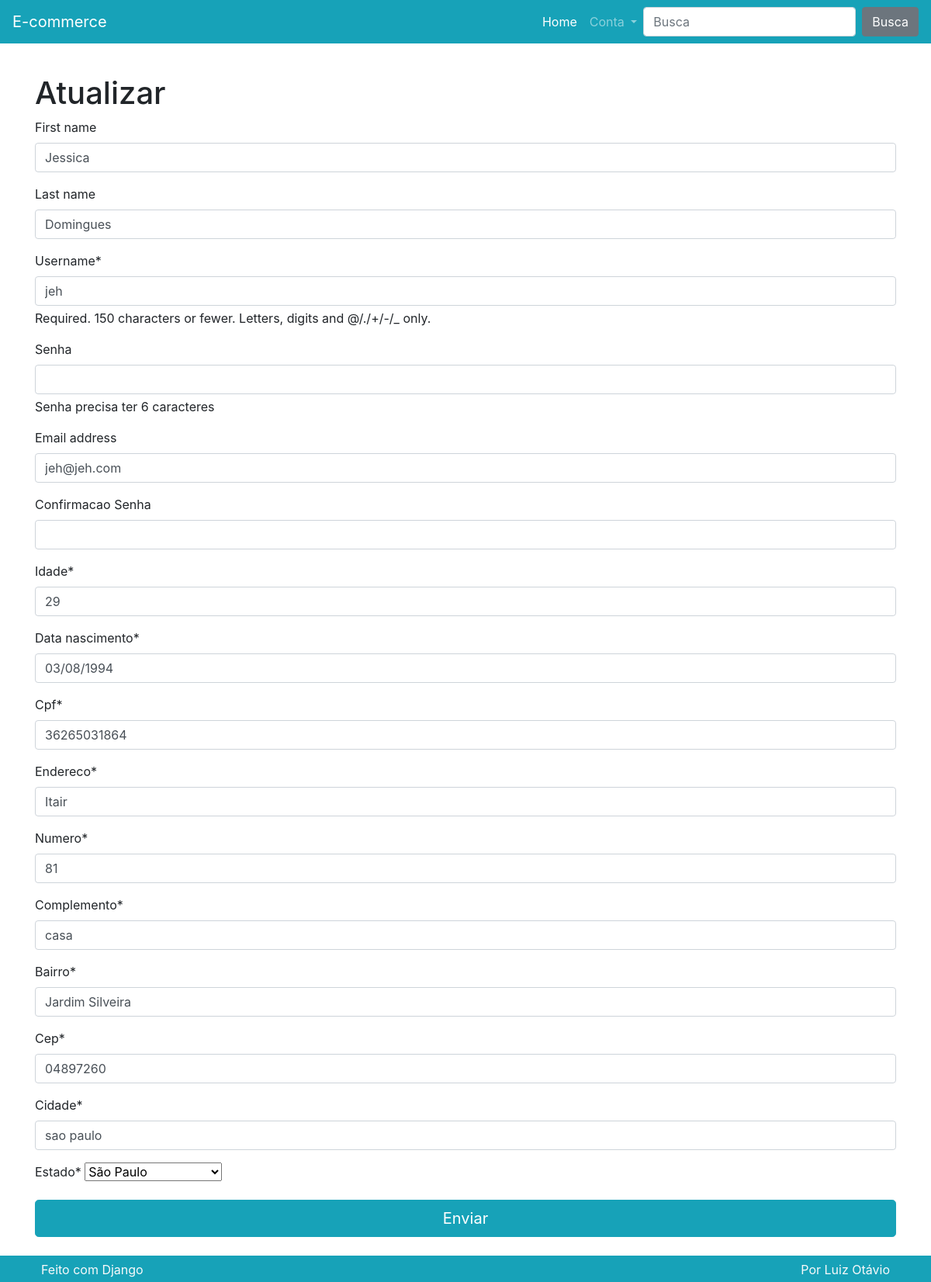
/perfil/ (signed in), run on an earlier commit of the app's database.
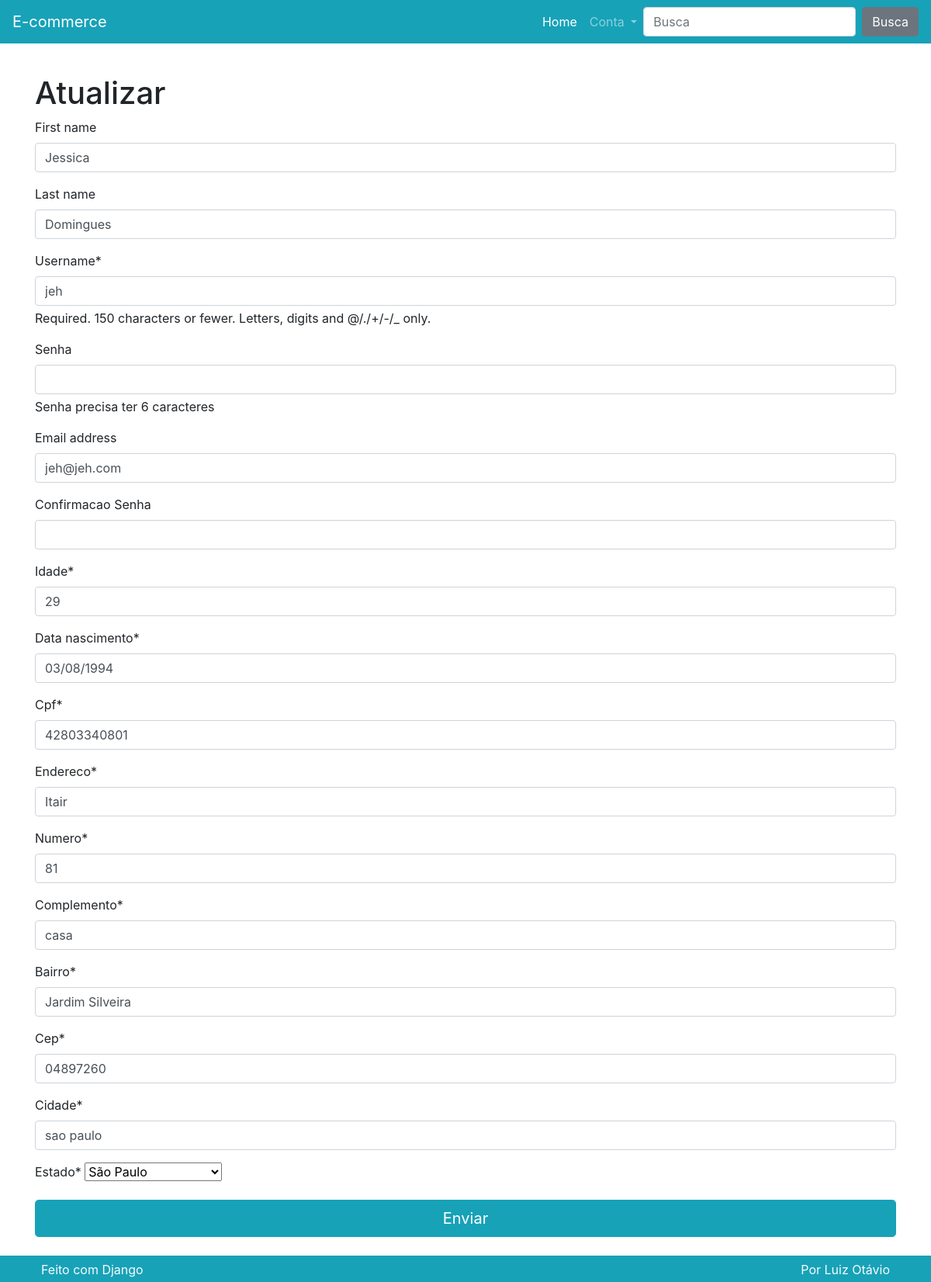
And on a later commit of the database.
### perfil/models.py (models this page shows, shortened)
class Perfil(models.Model):
    usuario = models.OneToOneField(User, on_delete=models.CASCADE)
    idade =models.PositiveIntegerField()
    data_nascimento = models.DateField()
    cpf = models.CharField(max_length=11)
    endereco = models.CharField(max_length=50)
    numero = models.CharField(max_length=5)
    complemento = models.CharField(max_length=30)
    bairro = models.CharField(max_length=30)
    cep = models.CharField(max_length=11)
    cidade = models.CharField(max_length=30)
    estado = models.CharField(
        max_length = 2,
        default = 'SP',
        choices = (
            ('AC', 'Acre'),
            ('AL', 'Alagoas'),
            ('AP', 'Amapá'),
            ('AM', 'Amazonas'),
            ('BA', 'Bahia'),
            ('CE', 'Ceará'),
            ('DF', 'Distrito Federal'),
            ('ES', 'Espírito Santo'),
            ('GO', 'Goiás'),
            ('MA', 'Maranhão'),
            ('MT', 'Mato Grosso'),
            ('MS', 'Mato Grosso do Sul'),
            ('MG', 'Minas Gerais'),
            ('PA', 'Pará'),
            ('PB', 'Paraíba'),
            ('PR', 'Paraná'),
            ('PE', 'Pernambuco'),
            ('PI', 'Piauí'),
            ('RJ', 'Rio de Janeiro'),
            ('RN', 'Rio Grande do Norte'),
            ('RS', 'Rio Grande do Sul'),
            ('RO', 'Rondônia'),
            ('RR', 'Roraima'),
            ('SC', 'Santa Catarina'),
            ('SP', 'São Paulo'),
            ('SE', 'Sergipe'),
            ('TO', 'Tocantins'),
        )
    )
    class Meta:
        verbose_name = 'Perfil'
        verbose_name_plural = 'Perfis'

### perfil/views.py (the view)
# urls.py: path('', views.Criar.as_view(), name='criar'),
class Criar(BasePerfil):
    def post(self, *args, **kwargs):
        if not self.userform.is_valid() or not self.perfilform.is_valid():
            messages.error(
                self.request,
                'Verifique se todos campos foram preenchidos corretamente.'
            )
            return self.renderizar
        username = self.userform.cleaned_data.get('username')
        password = self.userform.cleaned_data.get('password')
        email = self.userform.cleaned_data.get('email')
        first_name = self.userform.cleaned_data.get('first_name')
        last_name = self.userform.cleaned_data.get('last_name')
        if self.request.user.is_authenticated:
            usuario = get_object_or_404(
                User, username=self.request.user.username)
            usuario.username = username
            if password:
                usuario.set_password(password)
            usuario.email = email
            usuario.first_name = first_name
            usuario.last_name = last_name
            usuario.save()
            if not self.perfil:
                self.perfilform.cleaned_data['usuario'] = usuario
                perfil = models.Perfil(**self.perfilform.cleaed_data)
                perfil.save()
            else:
                perfil = self.perfilform.save(commit=False)
                perfil.usuario = usuario
                perfil.save()
        else:
            usuario = self.userform.save(commit=False)
            usuario.set_password(password)
            usuario.save()
            perfil = self.perfilform.save(commit=False)
            perfil.usuario = usuario
            perfil.save()
        self.request.session['carrinho'] = self.carrinho
        self.request.session.save()
        if password:
            autentica = authenticate(
                self.request, username=usuario, password=password
            )
            if autentica:
                login(self.request, user=usuario)
        self.request.session['carrinho'] = self.carrinho
        self.request.session.save()
        messages.success(
            self.request,
            'Seu cadastro foi criado ou atualizado com sucesso'
        )
        return redirect('perfil:criar')
        return self.renderizar

### perfil/forms.py (shortened to what this page needs)
class UserForm(forms.ModelForm):
    password = forms.CharField(
        required=False, widget=forms.PasswordInput()  , label='Senha', help_text='Senha precisa ter 6 caracteres'
    )
    password2 = forms.CharField(
        required=False, widget=forms.PasswordInput()  , label='Confirmacao Senha'
    )
    def __init__(self, usuario=None, *args, **kwargs):
        super().__init__(*args, **kwargs)
        self.usuario = usuario
    class Meta:
        model = models.User
        fields = ('first_name', 'last_name', 'username','password', 'email',
                  'password2')

class PerfilForm(forms.ModelForm):
    class Meta:
        model = models.Perfil
        fields = '__all__'
        exclude = ('usuario',)

### perfil/views.py (called while the page is built)
    def get(self, *args, **kwargs):
        return self.renderizar

### perfil/templates/perfil/atualizar.html (shortened to what this page needs)
{% extends "perfil/criar.html" %}
{% block titulocadastro %}
    <h1>Atualizar</h1>
{% endblock %}

### perfil/templates/perfil/criar.html (shortened to what this page needs)
{% extends "base.html" %}
{% load crispy_forms_tags %}
{% block conteudo %}
    <div class="row">
        <div class="col-lg mt-3">
            {% block titulocadastro %}{% endblock %}
            <form method='POST' action="">
                {{ userform | crispy }}
                {{ perfilform | crispy }}
                <div class="row">
                    <div class="col">
                        <button type='submit' class="btn btn-primary btn-block btn-lg">
                            Enviar
                        </button>
                    </div>
                </div>
            </form>
        </div>
    </div>
{% endblock %}

What changed in the data, as far as the page shows it:
changed Perfil "Itair": cpf "36265031864" → "42803340801"
